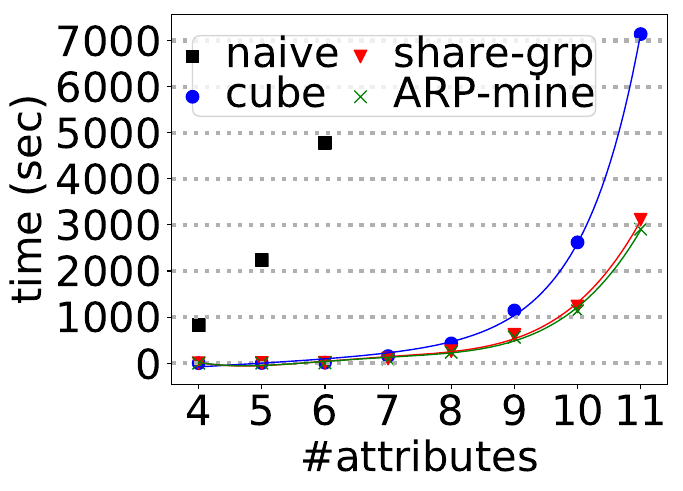

This figure's Python source:
import pandas as pd
import statsmodels.formula.api as sm
import matplotlib
matplotlib.use('PDF')
import pylab as pl
from numpy import arange,power

def main():
    df=pd.read_csv('crime_num_att.csv')

    # colors
    col_cube='blue'
    col_arp='green'
    col_1q1g='red'
    col_naive='black'

    # DFs
    cube=df.query('algo==\'cube\'')
    _1q1g=df.query('algo==\'1Q1G\'')
    arp=df.query('algo==\'ARP-mine\'')
    naive=df.query('algo==\'naive\' and total<7000')

    # non interactive
    pl.ioff()
   
    # plot settings
    mymarker=['s','o','v','x']
    msize=80.0
    mymarkerlw=1.0
    mylinewd = 1.0
    
    # scatter plots
    f = pl.plot()
    
    ax=naive.plot(x='num_attribute',y='total',kind='scatter',label='naive',c=col_naive,s=msize,marker=mymarker[0],lw=mymarkerlw)
    ax=cube.plot(ax=ax,x='num_attribute',y='total',kind='scatter',label='cube',c=col_cube,s=msize,marker=mymarker[1],lw=mymarkerlw)
    ax=_1q1g.plot(ax=ax,x='num_attribute',y='total',kind='scatter',label='share-grp',c=col_1q1g,s=msize,marker=mymarker[2],lw=mymarkerlw)
    ax=arp.plot(ax=ax,x='num_attribute',y='total',kind='scatter',label='ARP-mine',c=col_arp,s=msize,marker=mymarker[3],lw=mymarkerlw)    

    # regression lines

    
    x=arange(4,11.01,0.01)
    lr=sm.ols('total~num_attribute+power(3,num_attribute)',data=cube).fit()
    p=lr.params
    print(lr.rsquared_adj)
    y=p['Intercept']+p['power(3, num_attribute)']*3**x+x*p['num_attribute']
    ax.plot(x,y,c=col_cube,lw=mylinewd)

    lr=sm.ols('total~num_attribute+power(num_attribute,2)+power(num_attribute,3)+power(num_attribute,4)',data=_1q1g).fit()
    p=lr.params
    print(lr.rsquared_adj)
    y=p['Intercept']+p['num_attribute']*x+p['power(num_attribute, 2)']*x**2+p['power(num_attribute, 3)']*x**3+p['power(num_attribute, 4)']*x**4
    ax.plot(x,y,c=col_1q1g,lw=mylinewd)

    lr=sm.ols('total~num_attribute+power(num_attribute,2)+power(num_attribute,3)+power(num_attribute,4)',data=arp).fit()
    p=lr.params
    print(lr.rsquared_adj)
    y=p['Intercept']+p['num_attribute']*x+p['power(num_attribute, 2)']*x**2+p['power(num_attribute, 3)']*x**3+p['power(num_attribute, 4)']*x**4
    ax.plot(x,y,c=col_arp,lw=mylinewd)

    # axis labels and tics
    ax.set_ylabel('time (sec)', fontsize=30)
    ax.set_xlabel('#attributes', fontsize=30)
    for tick in ax.xaxis.get_major_ticks():
        tick.label.set_fontsize(30) 

    for tick in ax.yaxis.get_major_ticks():
        tick.label.set_fontsize(30) 

    # grid
    ax.yaxis.grid(which='major',linewidth=3.0,linestyle=':')

    # legend
    ax.legend(prop={'size': 30},borderpad=0,labelspacing=0,handlelength=0,
              columnspacing=0.5,loc=2,ncol=2)

    # plot
    pl.show()

    pl.savefig("crime_num_att.pdf", bbox_inches='tight')


if __name__=="__main__":
    main()
